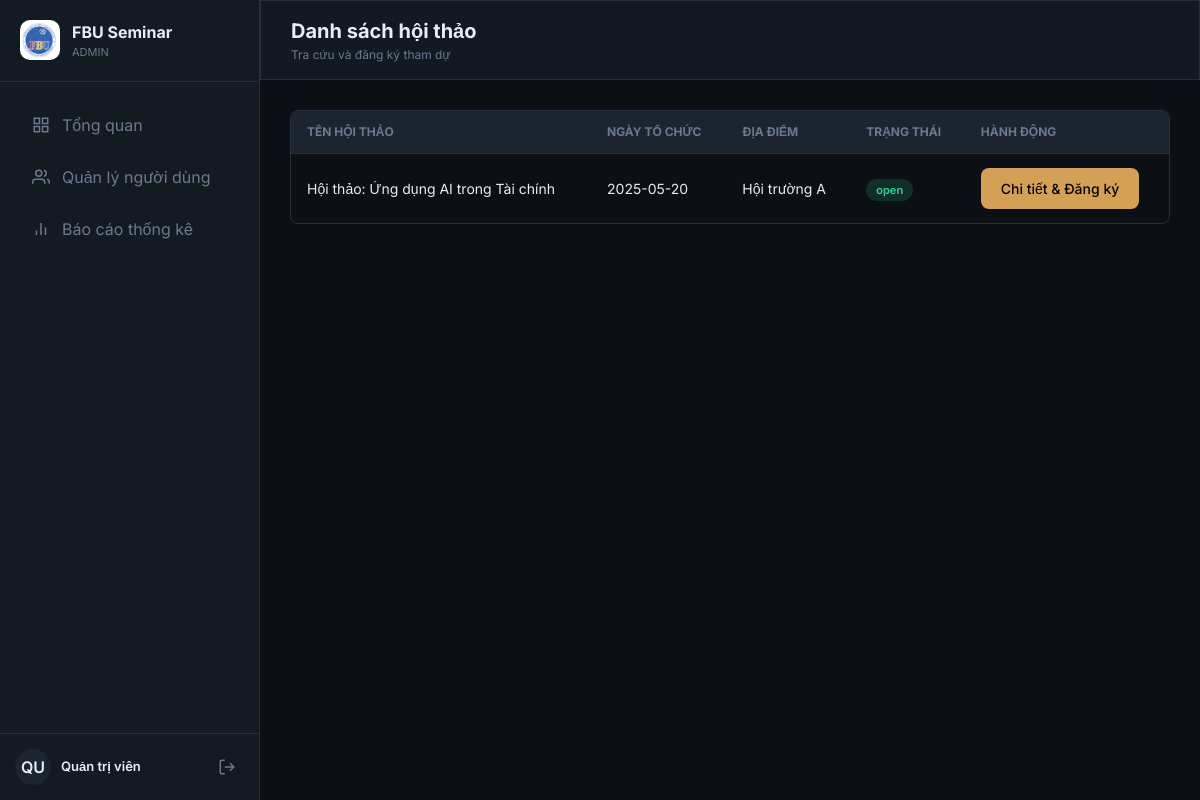
The app's page /student/seminars.php (signed in) with its own data.
### tables this page shows
CREATE TABLE `seminars` (
  `id` int(11) NOT NULL AUTO_INCREMENT,
  `title` varchar(255) NOT NULL,
  `description` text,
  `location` varchar(100) NOT NULL,
  `event_date` date NOT NULL,
  `event_time` time NOT NULL,
  `capacity` int(11) DEFAULT 100,
  `status` enum('upcoming','open','closed','completed') DEFAULT 'open',
  `created_by` int(11) DEFAULT NULL,
  `created_at` timestamp NOT NULL DEFAULT CURRENT_TIMESTAMP,
  PRIMARY KEY (`id`)
);

### student/seminars.php (the view, shortened to what this page needs)
<?php
require '../includes/config.php';
 $seminars = $conn->query("SELECT * FROM seminars ORDER BY event_date DESC");
include '../includes/header.php';
include '../includes/sidebar.php';
?>
<main class="main-content">
    <header class="glass-panel" style="position: sticky; top: 0; z-index: 40; padding: 15px 30px; border-bottom: 1px solid var(--border);">
        <h2 style="font-size: 20px; font-weight: 700;">Danh sách hội thảo</h2>
        <p style="font-size: 12px; color: var(--fg-muted);">Tra cứu và đăng ký tham dự</p>
    </header>
    <div style="padding: 30px;">
        <div class="table-container">
            <table>
                <thead>
                    <tr>
                        <th>Tên hội thảo</th>
                        <th>Ngày tổ chức</th>
                        <th>Địa điểm</th>
                        <th>Trạng thái</th>
                        <th>Hành động</th>
                    </tr>
                </thead>
                <tbody>
                    <?php while($row = $seminars->fetch_assoc()): ?>
                    <tr>
                        <td><?php echo $row['title']; ?></td>
                        <td><?php echo $row['event_date']; ?></td>
                        <td><?php echo $row['location']; ?></td>
                        <td>
                            <span class="badge badge-<?php echo $row['status'] == 'open' ? 'success' : 'warning'; ?>">
                                <?php echo $row['status']; ?>
                            </span>
                        </td>
                        <td>
                            <a href="seminar_detail.php?id=<?php echo $row['id']; ?>" class="btn btn-primary btn-sm">Chi tiết & Đăng ký</a>
                        </td>
                    </tr>
                    <?php endwhile; ?>
                </tbody>
            </table>
        </div>
    </div>
</main>
<?php include '../includes/footer.php'; ?>

### includes/header.php (style rules this page uses)
:root { --bg: #0c1015; --bg-secondary: #141a22; --bg-tertiary: #1c242f; --fg: #e8edf4; --fg-muted: #6b7a8f; --accent: #d4a056; --accent-hover: #e5b367; --card: #151c25; --border: #252f3d; --success: #34d399; --danger: #f87171; --warning: #fbbf24; --info: #60a5fa; }
* { margin: 0; padding: 0; box-sizing: border-box; }
body { font-family: 'Inter', sans-serif; background: var(--bg); color: var(--fg); min-height: 100vh; overflow-x: hidden; }
.glass-panel { background: rgba(21, 28, 37, 0.8); backdrop-filter: blur(12px); border: 1px solid var(--border); }
.main-content { margin-left: 260px; min-height: 100vh; transition: margin 0.3s; background: var(--bg); }
.btn { display: inline-flex; align-items: center; justify-content: center; gap: 8px; padding: 10px 20px; border-radius: 8px; font-weight: 500; cursor: pointer; border: none; transition: all 0.2s; font-size: 14px; text-decoration: none; }
.btn-primary { background: var(--accent); color: #000; }
.badge { padding: 4px 10px; border-radius: 20px; font-size: 11px; font-weight: 600; }
.badge-success { background: rgba(52, 211, 153, 0.15); color: var(--success); }
.table-container { overflow-x: auto; border: 1px solid var(--border); border-radius: 8px; }
table { width: 100%; border-collapse: collapse; }
th { background: var(--bg-tertiary); padding: 12px 16px; text-align: left; font-size: 12px; color: var(--fg-muted); text-transform: uppercase; }
td { padding: 14px 16px; border-top: 1px solid var(--border); font-size: 14px; }

### records on screen
seminars: title "Hội thảo: Ứng dụng AI trong Tài chính", event_date "2025-05-20", location "Hội trường A", status "open"

### other values on screen
$role "ADMIN"
$item['label'] "Tổng quan"
$item['label'] "Quản lý người dùng"
$item['label'] "Báo cáo thống kê"
$avatar "QU"
$name "Quản trị viên"
